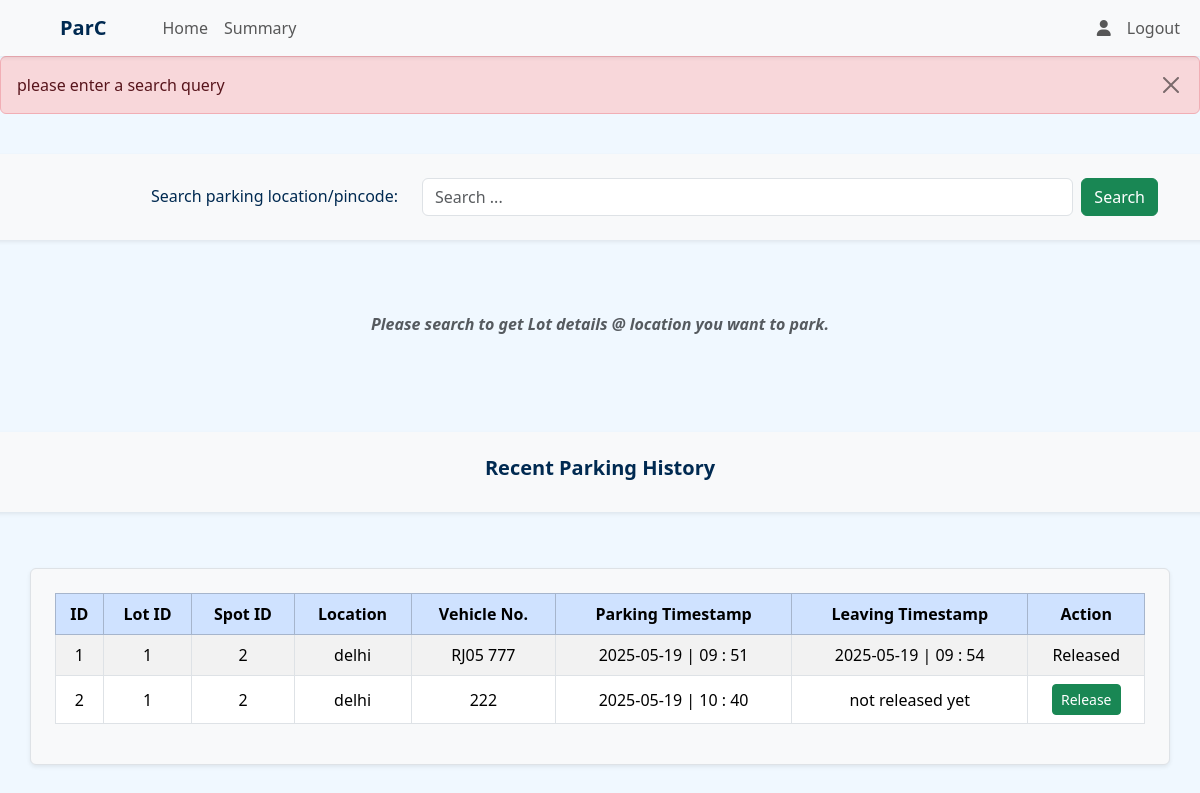
Page /user/search (signed in) on the committed database.
### application/models.py (models this page shows)
class Reservation(db.Model):
    id = db.Column(db.Integer, primary_key = True)
    spot_id = db.Column(db.Integer, db.ForeignKey('parking_spot.id'), nullable=False)
    user_id = db.Column(db.Integer, db.ForeignKey('user.id'), nullable = False)
    vrn = db.Column(db.String, nullable = False)
    parking_timestamp = db.Column(db.DateTime, nullable = False)
    leaving_timestamp = db.Column(db.DateTime, nullable = True)
    duration = db.Column(db.String, nullable = True)
    status = db.Column(db.String, nullable = False, default = 'unpaid')
    parking_cost = db.Column(db.Integer, nullable = False, default = 0)

class ParkingSpot(db.Model):
    id = db.Column(db.Integer, primary_key = True)
    lot_id = db.Column(db.Integer, db.ForeignKey('parking_lot.id'), nullable = False)
    status = db.Column(db.String, nullable = False, default = 'available')
    reservations = db.relationship('Reservation', backref = 'spot', cascade = 'all, delete')

class ParkingLot(db.Model):
    id = db.Column(db.Integer, primary_key = True)
    pl_name = db.Column(db.String, nullable = False)
    price = db.Column(db.Integer, nullable = False, default = 1000)
    address = db.Column(db.String, nullable = False)
    pincode = db.Column(db.Integer, nullable = False)
    capacity = db.Column(db.Integer, nullable = False)
    spots_count = db.Column(db.Integer, nullable = False)
    created_at = db.Column(db.DateTime, nullable = False)
    spots = db.relationship('ParkingSpot', backref = 'lot', cascade = 'all, delete')

### application/routes.py (the view)
@app.route('/user/search', methods=['GET', 'POST'])
@auth_required()
@roles_required('user')
def user_search():
    user = current_user
    reservations = Reservation.query.filter_by(user_id=user.id).all()
    search_query = request.form.get('search_query')
    if not search_query:
        flash('please enter a search query', 'danger')
        redirect(url_for('user_search'))
    results = ParkingLot.query.filter(
        db.or_(
            ParkingLot.pl_name.ilike(f"%{search_query}%"),
            ParkingLot.address.ilike(f"%{search_query}%"),
            db.cast(ParkingLot.id, db.String).ilike(f"{search_query}"),
            db.cast(ParkingLot.price, db.String).ilike(f"{search_query}"),
            db.cast(ParkingLot.pincode, db.String).ilike(f"{search_query}"),
        )
    ).all()
    if results:
        results = [{"lot_id": r.id, "pl_name": r.pl_name, "address": r.address, "price": r.price, "pincode": r.pincode, "availability": r.spots_count - get_reserved_spots_count(r.id)} for r in results]
    return render_template('user_dashboard.html', parkingLots=results, search_query=search_query, reservations=reservations)

### templates/user_dashboard.html (shortened to what this page needs)
{% extends "base.html" %}
{% block nav %}
<nav class="navbar navbar-expand-lg bg-body-tertiary shadow-sm sticky-top">
    <div class="container-fluid">
        <a href="{{url_for('user_dashboard')}}" class="navbar-brand mx-5"><strong>ParC</strong></a>
        <div class="collapse navbar-collapse" id="navbarSupportedContent">
            <ul class="navbar-nav me-auto mb-2 mb-lg-0">
                <li class="nav-item">
                    <a href="{{url_for('user_dashboard')}}" class="nav-link">Home</a>
                </li>
                <li class="nav-item">
                    <a href="{{url_for('user_summary')}}" class="nav-link">Summary</a>
                </li>
            </ul>
            <ul class="navbar-nav ms-auto mb-2 mb-lg-0">
                <li class="nav-item">
                    <a href="{{url_for('profile')}}" class="nav-link"><i class="fa-solid fa-user"></i></a>
                </li>
                <li class="nav-item">
                    <a href="{{url_for('user_logout')}}" class="nav-link">Logout</a>
                </li>
            </ul>
        </div>
    </div>
</nav>
{% endblock %}
{% block content %}
<div class="row mt-3">
    <div class="p-4 bg-light shadow-sm my-4">
        <div class="container">
            <div class="row align-items-center text-center">
                <div class="col-md-4 mb-3 mb-md-0 text-md-end">
                    <h6 class="mb-0">Search parking location/pincode:</h6>
                </div>
                <div class="col-md-8">
                    <form action="{{url_for('user_search')}}" class="d-flex" method="post">
                        <input type="search" class="form-control me-2" name="search_query" placeholder="Search ... "
                            aria-label="Search" required>
                        <button type="submit" class="btn btn-success">Search</button>
                    </form>
                </div>
            </div>
        </div>
    </div>
    <div>
        {% if search_query %}
        <div class="container my-5 p-4 bg-light rounded shadow-sm border">
            <h5 class="text-center fw-semibold mb-4">Parking Lots Found @ {{search_query}}</h5>
            <div class="table-responsive">
                <table class="table table-bordered table-hover table-striped align-middle text-center">
                    <thead class="table-primary">
                        <tr>
                            <th>ID</th>
                            <th>Prime Location Name</th>
                            <th>Address</th>
                            <th>Pincode</th>
                            <th>Available</th>
                            <th>Price/hr</th>
                            <th>Actions</th>
                        </tr>
                    </thead>
                    {% if parkingLots %}
                    <tbody>
                        {% for l in parkingLots %}
                        <tr>
                            <td>{{l.lot_id}}</td>
                            <td>{{l.pl_name}}</td>
                            <td>{{l.address}}</td>
                            <td>{{l.pincode}}</td>
                            <td>{{l.availability}}</td>
                            <td> ₹{{l.price}}</td>
                            <td>
                                <a href="{{url_for('book_spot', lot_id=l.lot_id)}}" class="btn btn-sm btn-info">Book</a>
                            </td>
                        </tr>
                        {% endfor %}
                    </tbody>
                    {% else %}
                    <tbody>
                        <tr>
                            <td colspan="7" class="text-center text-muted">No Lots Found</td>
                        </tr>
                    </tbody>
                    {% endif %}
                </table>
            </div>
        </div>
        {% else %}
        <div class="text-center my-5">
            <p class="fw-bold fst-italic fs-6 text-muted">Please search to get Lot details @ location you want to park.
            </p>
        </div>
        {% endif %}
    </div>
</div>
<div class="row my-5">
    <div class="text-center rounded mb-5 p-4 shadow-sm bg-light">
        <h5 class="fw-bold">Recent Parking History</h5>
    </div>
    <div>
        {% if reservations %}
        <div class="container my-2 p-4 bg-light rounded shadow-sm border">
            <table class="table table-bordered table-hover table-striped align-middle text-center">
                <thead class="table-primary">
                    <tr>
                        <th>ID</th>
                        <th>Lot ID</th>
                        <th>Spot ID</th>
                        <th>Location</th>
                        <th>Vehicle No.</th>
                        <th>Parking Timestamp</th>
                        <th>Leaving Timestamp</th>
                        <th>Action</th>
                    </tr>
                </thead>
                <tbody>
                    {% for r in reservations %}
                    <tr>
                        <td>{{r.id}}</td>
                        <td>{{r.spot.lot_id}}</td>
                        <td>{{r.spot_id}}</td>
                        <td>{{r.spot.lot.address}}</td>
                        <td>{{r.vrn}}</td>
                        <td>{{r.parking_timestamp.strftime('%Y-%m-%d | %H : %M')}}</td>
                        <td>
                            {% if r.leaving_timestamp %}
                            {{r.leaving_timestamp.strftime('%Y-%m-%d | %H : %M')}}
                            {% else %}
                            not released yet
                            {% endif %}
                        </td>
                        <td>
                            {% if r.status == 'unpaid' %}
                            <a href="{{url_for('get_reservation', reserve_id=r.id)}}"
                                class="btn btn-sm btn-success">Release</a>
                            {% else %}
                            Released
                            {% endif %}
                        </td>
                    </tr>
                    {% endfor %}
                </tbody>
            </table>
        </div>
        {% else %}
        <div class="text-center my-5">
            <p class="fw-bold fst-italic fs-6 text-muted">No Parking History Found.</p>
        </div>
        {% endif %}
    </div>
</div>
{% endblock %}

### templates/user_dashboard.html (style rules this page uses)
body { background-image: none !important; }

### rows in the picture
Reservation: id "1", spot.lot_id "1", spot_id "2", spot.lot.address "delhi", vrn "RJ05 777", parking_timestamp "2025-05-19 | 09 : 51", leaving_timestamp "2025-05-19 | 09 : 54", status "Released"
Reservation: id "2", spot.lot_id "1", spot_id "2", spot.lot.address "delhi", vrn "222", parking_timestamp "2025-05-19 | 10 : 40", shows "not released yet"

### other values in the picture
{{ messages[0][1] }} "please enter a search query"
